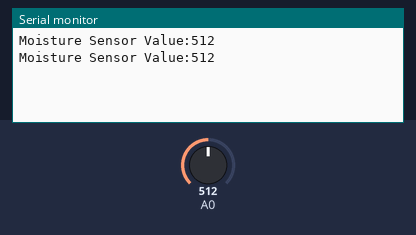
A sketch run on a simulated Arduino Uno, built with avr-gcc and run on an emulated ATmega328P. Parts: the last lines printed to the serial monitor. The inputs (shaded band) are chosen by the test bench; at power-on: A0 = 512.

Above: at 2.8 s.
2.9 s: A0 set to 716
At 3.5 s:
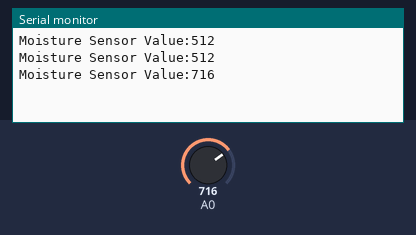
4.4 s: A0 set to 900
At 5.8 s:
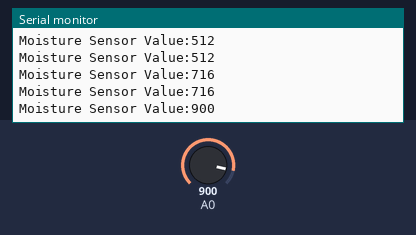
Timing chart, 0 to 7.4 s (numbered marks = the images above; inputs shaded):
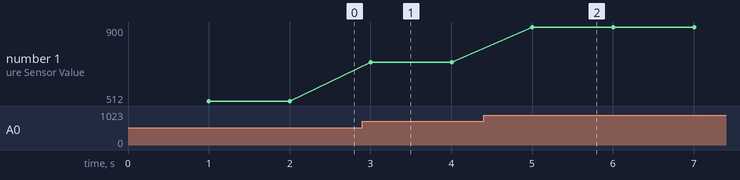

Measured:
- after the input at 2.9 s, the serial monitor: prints a new line after 0.10 s (image 1)
- after the input at 4.4 s, the serial monitor: prints a new line after 0.61 s (image 2)
- plotted number 1: 512 → 716 after the input at 2.9 s, 716 → 900 after the input at 4.4 s

The sketch:

MoistureTest.ino
```cpp
/*
  # Example code for the moisture sensor
  # Connect the sensor to the A0(Analog 0) pin on the Arduino board
  # the sensor value description
  # 0  ~300     dry soil
  # 300~700     humid soil
  # 700~950     in water

*/
unsigned long lastTime = 0;
void setup() {
  Serial.begin(115200);
}
void loop() {
  if (millis() - lastTime>1000) {
    Serial.print("Moisture Sensor Value:");
    Serial.println(analogRead(0));
    lastTime=millis();
  }
}
```
